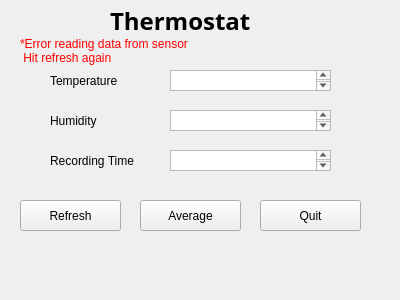
<?xml version="1.0" encoding="UTF-8"?>
<ui version="4.0">
 <class>Form</class>
 <widget class="QWidget" name="Form">
  <property name="geometry">
   <rect>
    <x>0</x>
    <y>0</y>
    <width>400</width>
    <height>300</height>
   </rect>
  </property>
  <property name="windowTitle">
   <string>Form</string>
  </property>
  <widget class="QTextBrowser" name="textBrowser">
   <property name="geometry">
    <rect>
     <x>170</x>
     <y>70</y>
     <width>161</width>
     <height>21</height>
    </rect>
   </property>
  </widget>
  <widget class="QTextBrowser" name="textBrowser_2">
   <property name="geometry">
    <rect>
     <x>170</x>
     <y>110</y>
     <width>161</width>
     <height>21</height>
    </rect>
   </property>
  </widget>
  <widget class="QTextBrowser" name="textBrowser_3">
   <property name="geometry">
    <rect>
     <x>170</x>
     <y>150</y>
     <width>161</width>
     <height>21</height>
    </rect>
   </property>
  </widget>
  <widget class="QLabel" name="mainLabel">
   <property name="geometry">
    <rect>
     <x>110</x>
     <y>10</y>
     <width>161</width>
     <height>21</height>
    </rect>
   </property>
   <property name="font">
    <font>
     <family>Sans Serif</family>
     <pointsize>18</pointsize>
     <weight>75</weight>
     <bold>true</bold>
    </font>
   </property>
   <property name="text">
    <string>Thermostat</string>
   </property>
  </widget>
  <widget class="QLabel" name="temperatureLabel">
   <property name="geometry">
    <rect>
     <x>50</x>
     <y>70</y>
     <width>91</width>
     <height>21</height>
    </rect>
   </property>
   <property name="text">
    <string>Temperature</string>
   </property>
  </widget>
  <widget class="QLabel" name="humidityLabel">
   <property name="geometry">
    <rect>
     <x>50</x>
     <y>110</y>
     <width>81</width>
     <height>21</height>
    </rect>
   </property>
   <property name="text">
    <string>Humidity</string>
   </property>
  </widget>
  <widget class="QLabel" name="timeLabel">
   <property name="geometry">
    <rect>
     <x>50</x>
     <y>150</y>
     <width>111</width>
     <height>21</height>
    </rect>
   </property>
   <property name="text">
    <string>Recording Time</string>
   </property>
  </widget>
  <widget class="QPushButton" name="refreshPushButton">
   <property name="geometry">
    <rect>
     <x>20</x>
     <y>200</y>
     <width>101</width>
     <height>31</height>
    </rect>
   </property>
   <property name="text">
    <string>Refresh</string>
   </property>
  </widget>
  <widget class="QPushButton" name="averageButton">
   <property name="geometry">
    <rect>
     <x>140</x>
     <y>200</y>
     <width>101</width>
     <height>31</height>
    </rect>
   </property>
   <property name="text">
    <string>Average</string>
   </property>
  </widget>
  <widget class="QPushButton" name="quitButton">
   <property name="geometry">
    <rect>
     <x>260</x>
     <y>200</y>
     <width>101</width>
     <height>31</height>
    </rect>
   </property>
   <property name="text">
    <string>Quit</string>
   </property>
  </widget>
  <widget class="QLabel" name="alertLabel">
   <property name="geometry">
    <rect>
     <x>20</x>
     <y>30</y>
     <width>261</width>
     <height>41</height>
    </rect>
   </property>
   <property name="palette">
    <palette>
     <active>
      <colorrole role="WindowText">
       <brush brushstyle="SolidPattern">
        <color alpha="255">
         <red>255</red>
         <green>0</green>
         <blue>0</blue>
        </color>
       </brush>
      </colorrole>
     </active>
     <inactive>
      <colorrole role="WindowText">
       <brush brushstyle="SolidPattern">
        <color alpha="255">
         <red>255</red>
         <green>0</green>
         <blue>0</blue>
        </color>
       </brush>
      </colorrole>
     </inactive>
     <disabled>
      <colorrole role="WindowText">
       <brush brushstyle="SolidPattern">
        <color alpha="255">
         <red>143</red>
         <green>146</green>
         <blue>147</blue>
        </color>
       </brush>
      </colorrole>
     </disabled>
    </palette>
   </property>
   <property name="text">
    <string>*Error reading data from sensor 
 Hit refresh again</string>
   </property>
  </widget>
 </widget>
 <resources/>
 <connections>
  <connection>
   <sender>quitButton</sender>
   <signal>clicked()</signal>
   <receiver>Form</receiver>
   <slot>close()</slot>
   <hints>
    <hint type="sourcelabel">
     <x>233</x>
     <y>267</y>
    </hint>
    <hint type="destinationlabel">
     <x>283</x>
     <y>264</y>
    </hint>
   </hints>
  </connection>
  <connection>
   <sender>refreshPushButton</sender>
   <signal>clicked()</signal>
   <receiver>Form</receiver>
   <slot>refreshRead()</slot>
   <hints>
    <hint type="sourcelabel">
     <x>27</x>
     <y>225</y>
    </hint>
    <hint type="destinationlabel">
     <x>2</x>
     <y>225</y>
    </hint>
   </hints>
  </connection>
  <connection>
   <sender>averageButton</sender>
   <signal>clicked()</signal>
   <receiver>Form</receiver>
   <slot>average()</slot>
   <hints>
    <hint type="sourcelabel">
     <x>27</x>
     <y>269</y>
    </hint>
    <hint type="destinationlabel">
     <x>3</x>
     <y>268</y>
    </hint>
   </hints>
  </connection>
 </connections>
 <slots>
  <signal>signalRefresh()</signal>
  <slot>refreshRead()</slot>
  <slot>average()</slot>
 </slots>
</ui>
